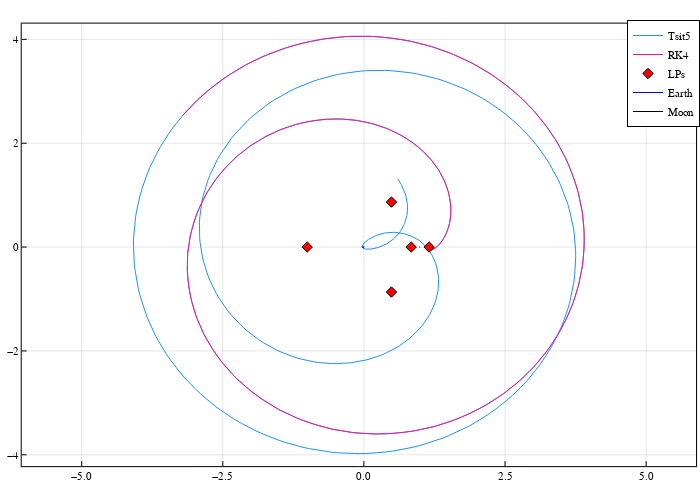

The code cell stored with this chart in its notebook:
### Code cell
# plot
ptraj = plot(size=(700,500), frame_style=:box, aspect_ratio=:equal, grid=0.2)

# comparing propagations
plot!(ptraj, Array(sol)[1,:], Array(sol)[2,:], color=:dodgerblue, label="Tsit5")
plot!(ptraj, hcat(res.u...)[1,:], hcat(res.u...)[2,:], color=:deeppink, label="RK4")

scatter!(ptraj, lps[:,1], lps[:,2], marker=:diamond, color=:red, label="LPs")
plot!(earth_coord[1,:], earth_coord[2,:], color=:blue, label="Earth")
plot!(moon_coord[1,:], moon_coord[2,:], color=:black, label="Moon")
ptraj

### Figure 1 — Plotly figure (JSON) as saved in the notebook; plotly's stock layout.template omitted (floating-point values rounded to 4 significant figures; data arrays with more than 128 entries replaced by an {"elided": "..."} marker saying what was removed)
{"data": [{"colorbar": {"title": ""}, "legendgroup": "Tsit5", "line": {"color": "rgba(30, 144, 255, 1.000)", "dash": "solid", "shape": "linear", "width": 1}, "mode": "lines", "name": "Tsit5", "showlegend": true, "type": "scatter", "x": {"elided": "1144 float values"}, "xaxis": "x", "y": {"elided": "1144 float values"}, "yaxis": "y", "zmax": null, "zmin": null}, {"colorbar": {"title": ""}, "legendgroup": "RK4", "line": {"color": "rgba(255, 20, 147, 1.000)", "dash": "solid", "shape": "linear", "width": 1}, "mode": "lines", "name": "RK4", "showlegend": true, "type": "scatter", "x": {"elided": "1358 float values"}, "xaxis": "x", "y": {"elided": "1358 float values"}, "yaxis": "y", "zmax": null, "zmin": null}, {"colorbar": {"title": ""}, "legendgroup": "LPs", "marker": {"color": "rgba(255, 0, 0, 1.000)", "line": {"color": "rgba(0, 0, 0, 1.000)", "width": 1}, "size": 8, "symbol": "diamond"}, "mode": "markers", "name": "LPs", "showlegend": true, "type": "scatter", "x": [0.8369, 1.156, -1.005, 0.4878, 0.4878], "xaxis": "x", "y": [0, 0, 0, 0.866, -0.866], "yaxis": "y", "zmax": null, "zmin": null}, {"colorbar": {"title": ""}, "legendgroup": "Earth", "line": {"color": "rgba(0, 0, 255, 1.000)", "dash": "solid", "shape": "linear", "width": 1}, "mode": "lines", "name": "Earth", "showlegend": true, "type": "scatter", "x": [0.004426, 0.004393, 0.004293, 0.004127, 0.003895, 0.003599, 0.003239, 0.002817, 0.002335, 0.001795, 0.001198, 0.0005482, -0.0001532, -0.0009029, -0.001698, -0.002535, -0.003411, -0.004322, -0.005264, -0.006234, -0.007229, -0.008242, -0.009272, -0.01031, -0.01136, -0.01241, -0.01346, -0.01451, -0.01555, -0.01657, -0.01757, -0.01856, -0.01951, -0.02044, -0.02133, -0.02219, -0.02301, -0.02378, -0.0245, -0.02518, -0.0258, -0.02637, -0.02688, -0.02734, -0.02773, -0.02806, -0.02832, -0.02852, -0.02865, -0.02872, -0.02872, -0.02865, -0.02852, -0.02832, -0.02806, -0.02773, -0.02734, -0.02688, -0.02637, -0.0258, -0.02518, -0.0245, -0.02378, -0.02301, -0.02219, -0.02133, -0.02044, -0.01951, -0.01856, -0.01757, -0.01657, -0.01555, -0.01451, -0.01346, -0.01241, -0.01136, -0.01031, -0.009272, -0.008242, -0.007229, -0.006234, -0.005264, -0.004322, -0.003411, -0.002535, -0.001698, -0.0009029, -0.0001532, 0.0005482, 0.001198, 0.001795, 0.002335, 0.002817, 0.003239, 0.003599, 0.003895, 0.004127, 0.004293, 0.004393, 0.004426], "xaxis": "x", "y": [0, 0.001051, 0.002099, 0.003137, 0.004163, 0.005173, 0.006161, 0.007125, 0.00806, 0.008962, 0.009829, 0.01066, 0.01144, 0.01218, 0.01287, 0.0135, 0.01409, 0.01461, 0.01508, 0.01549, 0.01583, 0.01611, 0.01633, 0.01647, 0.01656, 0.01657, 0.01652, 0.01641, 0.01623, 0.01598, 0.01567, 0.01529, 0.01485, 0.01436, 0.0138, 0.01319, 0.01253, 0.01181, 0.01105, 0.01025, 0.0094, 0.008515, 0.007596, 0.006646, 0.00567, 0.00467, 0.003652, 0.002619, 0.001576, 0.000526, -0.000526, -0.001576, -0.002619, -0.003652, -0.00467, -0.00567, -0.006646, -0.007596, -0.008515, -0.0094, -0.01025, -0.01105, -0.01181, -0.01253, -0.01319, -0.0138, -0.01436, -0.01485, -0.01529, -0.01567, -0.01598, -0.01623, -0.01641, -0.01652, -0.01657, -0.01656, -0.01647, -0.01633, -0.01611, -0.01583, -0.01549, -0.01508, -0.01461, -0.01409, -0.0135, -0.01287, -0.01218, -0.01144, -0.01066, -0.009829, -0.008962, -0.00806, -0.007125, -0.006161, -0.005173, -0.004163, -0.003137, -0.002099, -0.001051, -4.06e-18], "yaxis": "y", "zmax": null, "zmin": null}, {"colorbar": {"title": ""}, "legendgroup": "Moon", "line": {"color": "rgba(0, 0, 0, 1.000)", "dash": "solid", "shape": "linear", "width": 1}, "mode": "lines", "name": "Moon", "showlegend": true, "type": "scatter", "x": [0.9924, 0.9924, 0.9923, 0.9923, 0.9922, 0.9921, 0.992, 0.9919, 0.9918, 0.9916, 0.9915, 0.9913, 0.9911, 0.9909, 0.9907, 0.9905, 0.9902, 0.99, 0.9897, 0.9895, 0.9892, 0.9889, 0.9886, 0.9883, 0.9881, 0.9878, 0.9875, 0.9872, 0.9869, 0.9866, 0.9864, 0.9861, 0.9858, 0.9856, 0.9853, 0.9851, 0.9849, 0.9847, 0.9845, 0.9843, 0.9841, 0.984, 0.9838, 0.9837, 0.9836, 0.9835, 0.9834, 0.9834, 0.9834, 0.9833, 0.9833, 0.9834, 0.9834, 0.9834, 0.9835, 0.9836, 0.9837, 0.9838, 0.984, 0.9841, 0.9843, 0.9845, 0.9847, 0.9849, 0.9851, 0.9853, 0.9856, 0.9858, 0.9861, 0.9864, 0.9866, 0.9869, 0.9872, 0.9875, 0.9878, 0.9881, 0.9883, 0.9886, 0.9889, 0.9892, 0.9895, 0.9897, 0.99, 0.9902, 0.9905, 0.9907, 0.9909, 0.9911, 0.9913, 0.9915, 0.9916, 0.9918, 0.9919, 0.992, 0.9921, 0.9922, 0.9923, 0.9923, 0.9924, 0.9924], "xaxis": "x", "y": [0, 0.0002863, 0.0005715, 0.0008544, 0.001134, 0.001409, 0.001678, 0.00194, 0.002195, 0.002441, 0.002677, 0.002902, 0.003115, 0.003316, 0.003504, 0.003678, 0.003836, 0.003979, 0.004107, 0.004217, 0.004311, 0.004387, 0.004446, 0.004487, 0.00451, 0.004514, 0.0045, 0.004469, 0.004419, 0.004351, 0.004266, 0.004164, 0.004045, 0.00391, 0.003759, 0.003593, 0.003412, 0.003218, 0.00301, 0.002791, 0.00256, 0.002319, 0.002069, 0.00181, 0.001544, 0.001272, 0.0009946, 0.0007133, 0.0004291, 0.0001432, -0.0001432, -0.0004291, -0.0007133, -0.0009946, -0.001272, -0.001544, -0.00181, -0.002069, -0.002319, -0.00256, -0.002791, -0.00301, -0.003218, -0.003412, -0.003593, -0.003759, -0.00391, -0.004045, -0.004164, -0.004266, -0.004351, -0.004419, -0.004469, -0.0045, -0.004514, -0.00451, -0.004487, -0.004446, -0.004387, -0.004311, -0.004217, -0.004107, -0.003979, -0.003836, -0.003678, -0.003504, -0.003316, -0.003115, -0.002902, -0.002677, -0.002441, -0.002195, -0.00194, -0.001678, -0.001409, -0.001134, -0.0008544, -0.0005715, -0.0002863, -1.106e-18], "yaxis": "y", "zmax": null, "zmin": null}], "layout": {"annotations": [], "height": 500, "legend": {"bgcolor": "rgba(255, 255, 255, 1.000)", "bordercolor": "rgba(0, 0, 0, 1.000)", "borderwidth": 1, "font": {"color": "rgba(0, 0, 0, 1.000)", "family": "sans-serif", "size": 11}, "title": {"font": {"color": "rgba(0, 0, 0, 1.000)", "family": "sans-serif", "size": 15}, "text": ""}, "tracegroupgap": 0, "traceorder": "normal", "x": 1, "xanchor": "auto", "y": 1, "yanchor": "auto"}, "margin": {"b": 20, "l": 0, "r": 0, "t": 20}, "paper_bgcolor": "rgba(255, 255, 255, 1.000)", "plot_bgcolor": "rgba(255, 255, 255, 1.000)", "showlegend": true, "width": 700, "xaxis": {"anchor": "y", "domain": [0.03102, 0.9944], "gridcolor": "rgba(0, 0, 0, 0.200)", "gridwidth": 0.5, "linecolor": "rgba(0, 0, 0, 1.000)", "mirror": true, "range": [-6.063, 5.884], "showgrid": true, "showline": true, "showticklabels": true, "tickangle": 0, "tickcolor": "rgb(0, 0, 0)", "tickfont": {"color": "rgba(0, 0, 0, 1.000)", "family": "sans-serif", "size": 11}, "tickmode": "array", "ticks": "inside", "ticktext": ["−5.0", "−2.5", "0.0", "2.5", "5.0"], "tickvals": [-5, -2.5, 0, 2.5, 5], "title": "", "titlefont": {"color": "rgba(0, 0, 0, 1.000)", "family": "sans-serif", "size": 15}, "type": "-", "visible": true, "zeroline": false, "zerolinecolor": "rgba(0, 0, 0, 1.000)"}, "yaxis": {"anchor": "x", "domain": [0.0301, 0.9921], "gridcolor": "rgba(0, 0, 0, 0.200)", "gridwidth": 0.5, "linecolor": "rgba(0, 0, 0, 1.000)", "mirror": true, "range": [-4.219, 4.303], "showgrid": true, "showline": true, "showticklabels": true, "tickangle": 0, "tickcolor": "rgb(0, 0, 0)", "tickfont": {"color": "rgba(0, 0, 0, 1.000)", "family": "sans-serif", "size": 11}, "tickmode": "array", "ticks": "inside", "ticktext": ["−4", "−2", "0", "2", "4"], "tickvals": [-4, -2, 0, 2, 4], "title": "", "titlefont": {"color": "rgba(0, 0, 0, 1.000)", "family": "sans-serif", "size": 15}, "type": "-", "visible": true, "zeroline": false, "zerolinecolor": "rgba(0, 0, 0, 1.000)"}}}
